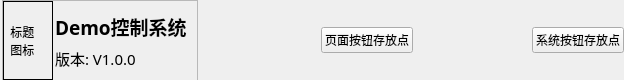
<?xml version="1.0" encoding="UTF-8"?>
<ui version="4.0">
 <class>TitleWidget</class>
 <widget class="QWidget" name="TitleWidget">
  <property name="geometry">
   <rect>
    <x>0</x>
    <y>0</y>
    <width>624</width>
    <height>80</height>
   </rect>
  </property>
  <property name="minimumSize">
   <size>
    <width>0</width>
    <height>80</height>
   </size>
  </property>
  <property name="windowTitle">
   <string>TitleWidget</string>
  </property>
  <layout class="QHBoxLayout" name="horizontalLayout_3">
   <property name="spacing">
    <number>0</number>
   </property>
   <property name="leftMargin">
    <number>2</number>
   </property>
   <property name="topMargin">
    <number>0</number>
   </property>
   <property name="rightMargin">
    <number>0</number>
   </property>
   <property name="bottomMargin">
    <number>0</number>
   </property>
   <item>
    <widget class="QFrame" name="LogoTitle">
     <property name="minimumSize">
      <size>
       <width>0</width>
       <height>50</height>
      </size>
     </property>
     <property name="maximumSize">
      <size>
       <width>16777215</width>
       <height>100</height>
      </size>
     </property>
     <property name="font">
      <font>
       <stylestrategy>PreferAntialias</stylestrategy>
      </font>
     </property>
     <property name="cursor">
      <cursorShape>SizeAllCursor</cursorShape>
     </property>
     <property name="frameShape">
      <enum>QFrame::StyledPanel</enum>
     </property>
     <property name="frameShadow">
      <enum>QFrame::Raised</enum>
     </property>
     <layout class="QHBoxLayout" name="horizontalLayout_2" stretch="0,1">
      <property name="spacing">
       <number>2</number>
      </property>
      <property name="sizeConstraint">
       <enum>QLayout::SetFixedSize</enum>
      </property>
      <property name="leftMargin">
       <number>0</number>
      </property>
      <property name="topMargin">
       <number>0</number>
      </property>
      <property name="rightMargin">
       <number>0</number>
      </property>
      <property name="bottomMargin">
       <number>0</number>
      </property>
      <item>
       <widget class="QLabel" name="LogoIcon">
        <property name="sizePolicy">
         <sizepolicy hsizetype="Fixed" vsizetype="Preferred">
          <horstretch>0</horstretch>
          <verstretch>0</verstretch>
         </sizepolicy>
        </property>
        <property name="minimumSize">
         <size>
          <width>50</width>
          <height>50</height>
         </size>
        </property>
        <property name="maximumSize">
         <size>
          <width>50</width>
          <height>16777215</height>
         </size>
        </property>
        <property name="frameShape">
         <enum>QFrame::Box</enum>
        </property>
        <property name="text">
         <string> 标题
 图标</string>
        </property>
       </widget>
      </item>
      <item>
       <layout class="QVBoxLayout" name="vTitleLayout">
        <property name="spacing">
         <number>6</number>
        </property>
        <property name="sizeConstraint">
         <enum>QLayout::SetDefaultConstraint</enum>
        </property>
        <property name="leftMargin">
         <number>0</number>
        </property>
        <property name="topMargin">
         <number>6</number>
        </property>
        <property name="bottomMargin">
         <number>0</number>
        </property>
        <item>
         <spacer name="verticalSpacer_5">
          <property name="orientation">
           <enum>Qt::Vertical</enum>
          </property>
          <property name="sizeHint" stdset="0">
           <size>
            <width>20</width>
            <height>5</height>
           </size>
          </property>
         </spacer>
        </item>
        <item>
         <widget class="QLabel" name="mainTitle">
          <property name="sizePolicy">
           <sizepolicy hsizetype="Preferred" vsizetype="Preferred">
            <horstretch>0</horstretch>
            <verstretch>0</verstretch>
           </sizepolicy>
          </property>
          <property name="minimumSize">
           <size>
            <width>100</width>
            <height>26</height>
           </size>
          </property>
          <property name="baseSize">
           <size>
            <width>0</width>
            <height>0</height>
           </size>
          </property>
          <property name="font">
           <font>
            <family>微软雅黑</family>
            <pointsize>14</pointsize>
            <weight>75</weight>
            <italic>false</italic>
            <bold>true</bold>
           </font>
          </property>
          <property name="text">
           <string>Demo控制系统  </string>
          </property>
          <property name="textFormat">
           <enum>Qt::PlainText</enum>
          </property>
          <property name="scaledContents">
           <bool>false</bool>
          </property>
          <property name="alignment">
           <set>Qt::AlignLeading|Qt::AlignLeft|Qt::AlignVCenter</set>
          </property>
          <property name="openExternalLinks">
           <bool>false</bool>
          </property>
         </widget>
        </item>
        <item>
         <widget class="QLabel" name="subTitle">
          <property name="sizePolicy">
           <sizepolicy hsizetype="Preferred" vsizetype="Preferred">
            <horstretch>0</horstretch>
            <verstretch>0</verstretch>
           </sizepolicy>
          </property>
          <property name="minimumSize">
           <size>
            <width>100</width>
            <height>20</height>
           </size>
          </property>
          <property name="font">
           <font>
            <family>微软雅黑</family>
            <pointsize>11</pointsize>
            <italic>false</italic>
            <stylestrategy>PreferAntialias</stylestrategy>
           </font>
          </property>
          <property name="text">
           <string>版本: V1.0.0</string>
          </property>
         </widget>
        </item>
        <item>
         <spacer name="verticalSpacer_6">
          <property name="orientation">
           <enum>Qt::Vertical</enum>
          </property>
          <property name="sizeHint" stdset="0">
           <size>
            <width>20</width>
            <height>10</height>
           </size>
          </property>
         </spacer>
        </item>
       </layout>
      </item>
     </layout>
    </widget>
   </item>
   <item>
    <spacer name="horizontalSpacerBak">
     <property name="orientation">
      <enum>Qt::Horizontal</enum>
     </property>
     <property name="sizeType">
      <enum>QSizePolicy::Fixed</enum>
     </property>
     <property name="sizeHint" stdset="0">
      <size>
       <width>5</width>
       <height>63</height>
      </size>
     </property>
    </spacer>
   </item>
   <item>
    <spacer name="horizontalSpacer_2">
     <property name="orientation">
      <enum>Qt::Horizontal</enum>
     </property>
     <property name="sizeHint" stdset="0">
      <size>
       <width>261</width>
       <height>63</height>
      </size>
     </property>
    </spacer>
   </item>
   <item>
    <layout class="QHBoxLayout" name="hPageBtnLayout">
     <property name="spacing">
      <number>0</number>
     </property>
     <item>
      <widget class="QPushButton" name="pBtnPage">
       <property name="text">
        <string>页面按钮存放点</string>
       </property>
      </widget>
     </item>
    </layout>
   </item>
   <item>
    <spacer name="horizontalSpacer">
     <property name="orientation">
      <enum>Qt::Horizontal</enum>
     </property>
     <property name="sizeHint" stdset="0">
      <size>
       <width>261</width>
       <height>63</height>
      </size>
     </property>
    </spacer>
   </item>
   <item>
    <layout class="QHBoxLayout" name="hMaxMinBtnLayout">
     <property name="spacing">
      <number>0</number>
     </property>
     <item>
      <widget class="QPushButton" name="pBtMaxMin">
       <property name="text">
        <string>系统按钮存放点</string>
       </property>
      </widget>
     </item>
    </layout>
   </item>
  </layout>
 </widget>
 <layoutdefault spacing="6" margin="11"/>
 <resources/>
 <connections/>
</ui>
